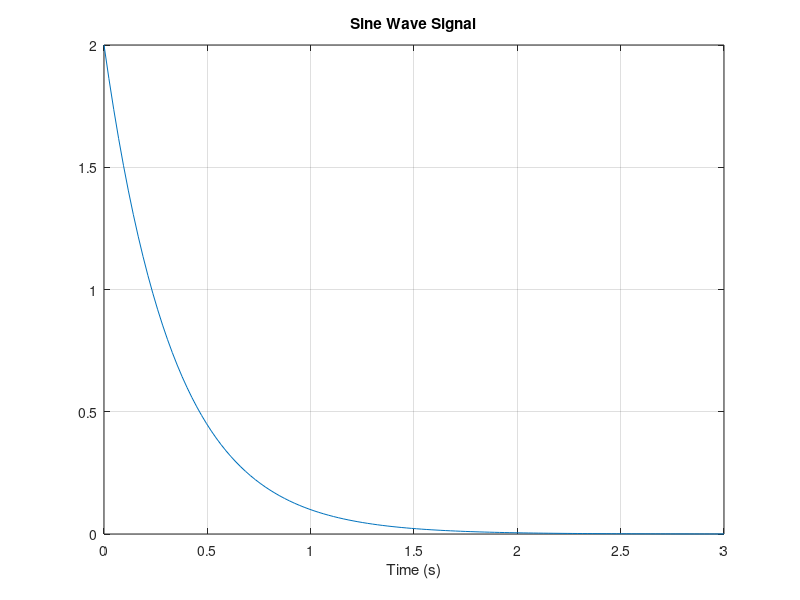
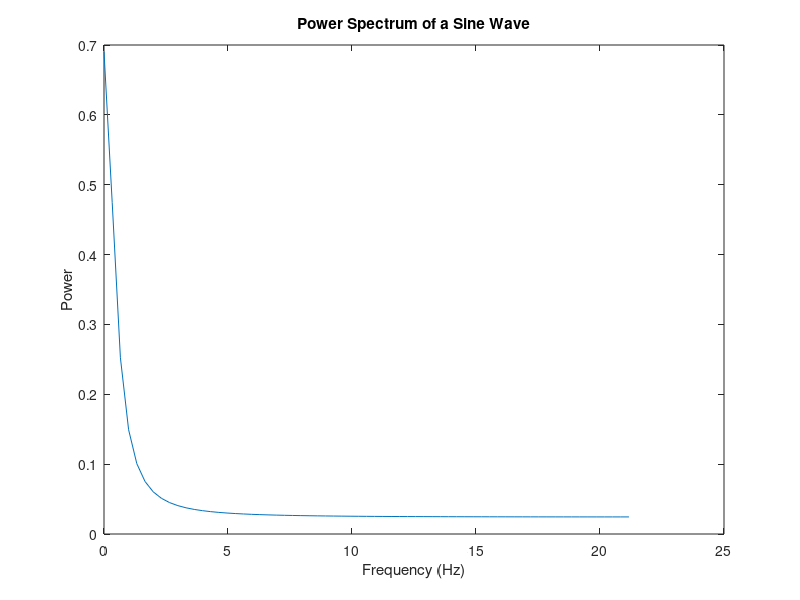

MATLAB code for these plots, in order:
% math_fft_01.m

% Fast Fourier Transform: decomposing a time series into
%  frequency components

% Ian Cooper
% email: ian.cooper@sydney.edu.au
% School of Physics, University of Sydney
% 180712 / Matlab version R2018a

% DOING PHYSICS WITH MATLAB 
%    http://www.physics.usyd.edu.au/teach_res/mp/mphome.htm

clear 
close all
clc

% INPUTS / FUNCTION y(t) ==============================================

% Number of grid points (power of 2)
   N = 128;
% Time steps
   t = linspace(0,3,N);
% Function 
   y = 2.*exp(-3*t);
% Sampling period
  TS = t(2)-t(1);
% Sampling frequency
  fS = 1/TS;
  f = fS .* (0:N/2)/N;
% Compute fft
  F = fft(y,N);
  
  Fp = F(1:N/2+1).*TS;
  
  
   
%    % Sampling frequency 
%   fS = 150;
% % Amplitude / Period / Number of periods
%   A = 10;
%   fF = 400;
%   nT = 5;
% % Time scale / frequency / function
%   T = 1/fF;
%   t = linspace(0,nT*T);
%   
% 
%   y = A.*sin(2*pi*fF*t);
%   
%   
%   
%   
  
  
%t = 0:1/fS:1; % Time vector of 1 second
%f = 5; % Create a sine wave of f Hz.
%x = sin(2*pi*t*f);


% % 
% nfft = 1024; % Length of FFT
% % Take fft, padding with zeros so that length(X)
% X = fft(y,nfft);
% % FFT is symmetric, throw away second half
% %Power Spectrum of a Sine Wave
% % FFT is symmetric, throw away second half
% X = X(1:nfft/2);
% % Take the magnitude of fft of x
% mx = abs(X);
% % Frequency vector
% f = (0:nfft/2-1)*fS/nfft;


% Generate the plot, title and labels.
figure(1);
plot(t,y);
title('Sine Wave Signal');
xlabel('Time (s)');
grid on

figure(2);
plot(f,Fp);
title('Power Spectrum of a Sine Wave');
xlabel('Frequency (Hz)');
ylabel('Power');
